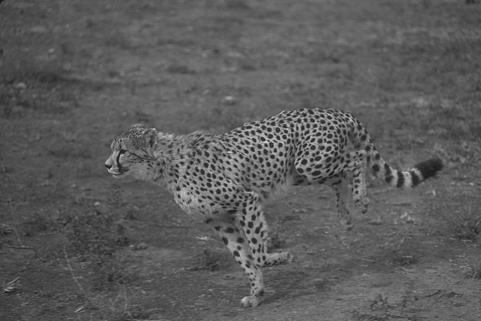
#> input picture input1.jpeg, 481 x 321 px, found by its file name
$ jupyter execute --allow-errors 'graph cut from github.ipynb'   (shell and % lines are left out)
#> lines starting #> are read from the running program, lines starting #| are printed output that depends on the picture; after the words box and inside, x2 and y2 are one past the last pixel; in counts of white or black regions, pixels touching at a corner belong together
**Image segmentation as a st-min cut problem :**
- Graph with nodes:
    - 1 source --> Foreground
    - 1 sink --> Background
    - Pixels
- Edges :
    - probability of i being background : -log(abs(I[i,j] - Ibmean)/(abs(I[i,j] - Ifmean)+abs(I[i,j] - Ibmean)))
    - weight from sink to i: probabilty of i being background/sum of probabilities
    - weight from source to i: probabilty of i being foreground/sum of probabilities
    - Edges between two pixels : weight from i to a 4-neighbourhood pixel:
                                K * e−|Ii−Ij|2 / s
                                 where k and s are parameters that determine hwo close the neighboring pixels are how fast the values
                                 decay towards zero with increasing dissimilarity
                                 --> care different cases for left (only right, top, pixels, right, top and bottom pixels
--> Create the graph as it was in the other file

--> Implement Ford Fulkerson graph cut to get the residential to get the min-cut.

--> From the residual graph, you can get the min cut! Nodes can only be linked with the sink and not with the source, seek on this tomorrow

[cell 1]
import cv2
from PIL import Image
import matplotlib.pyplot as plt
import numpy as np

gamma = 0.001
fore = (225,142,279,185)
back = (7,120,61,163)

class Graph:
    def __init__(self, sink_node):
        self.source_node = sink_node-1
        self.sink_node = sink_node
        self.graph = np.zeros((sink_node+1, sink_node+1))
        self.ROW = sink_node + 1

    def add_terminal_edge(self, node, source_weight, sink_weight):
        self.graph[self.source_node][node] = source_weight
        self.graph[node][self.sink_node] = sink_weight

    def add_edge(self, node1, node2, weight):
        self.graph[node1][node2] = weight

    '''Returns true if there is a path from source 's' to sink 't' in
    residual graph. Also fills parent[] to store the path '''
    # [64 lines left out: functions BFS, FordFulkerson, not called in this run]


def create_graph_from_images(img_path, gamma, fore, back):
#> called with img_path = 'input1.jpeg', gamma = 0.001, fore = (225, 142, 279, 185), back = (7, 120, 61, 163)
    I = (Image.open(img_path).convert('L')) # read image
#> I is the input picture: PIL image 481x321 L; min 13, max 220, mean 91.1

    If = I.crop(fore) # take a part of the foreground
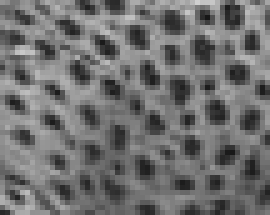
#> If: PIL image 54x43 L (shown 5 times larger); min 23, max 207, mean 111.9
    Ib = I.crop(back) # take a part of the background
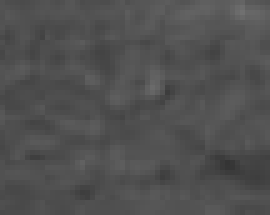
#> Ib: PIL image 54x43 L (shown 5 times larger); min 52, max 112, mean 80.5
    I,If,Ib = np.array(I),np.array(If),np.array(Ib) # convert all the images to arrays to calculation

    hist_if = cv2.calcHist([If],[0],None,[256],[0,256])
#> hist_if = 256 values, max 36 at index 104, min 0 at index 0, mean 9.07
    hist_ib = cv2.calcHist([Ib],[0],None,[256],[0,256])
#> hist_ib = 256 values, max 174 at index 83, min 0 at index 0, mean 9.07

    Ifmean = np.argmax(hist_if)
#> Ifmean = 104
    Ibmean = np.argmax(hist_ib)
#> Ibmean = 83

    Im = I.copy().flatten().astype('int') #Coverting the image array to a vector for ease.
    m,n = I.shape[0],I.shape[1] # copy the size
#> m = 321; n = 481

    source_node = m*n
#> source_node = 154401
    sink_node = m*n+1
#> sink_node = 154402

    graph = Graph(sink_node)

    # Define the probability with background and foreground
    F = np.zeros(I.shape)
    B = np.zeros(I.shape)

    for i in range(I.shape[0]): # Defining the Probability function....
        for j in range(I.shape[1]):
            diff_back = abs(I[i,j] - Ifmean)
            diff_fore = abs(I[i,j] - Ibmean)
            den = diff_back + diff_fore

            # Probability of a pixel being foreground
            if diff_fore > 0:
                F[i,j] = -np.log(diff_fore/den)
            else:
                F[i,j] = 100

            # Probability of a pixel being background
            if diff_back > 0:
                B[i,j] = -np.log(diff_back/den)
            else:
                B[i, j]= 100

    F,B = F.flatten(), B.flatten() # convertingb  to column vector for ease

    for i in range(m*n): #checking the 4-neighborhood pixels
        ws=(F[i]/(F[i]+B[i])) # source weight
        wt=(B[i]/(F[i]+B[i])) # sink weight
        graph.add_terminal_edge(i, ws, wt)

        pixels_to_update = [i-1, i+1, i-n, i+n]

        for pixel_to_update in pixels_to_update:
            if 0 <= pixel_to_update < m*n:
                weight = np.exp(-gamma*((abs(Im[i]-Im[pixel_to_update])**2)))
                graph.add_edge(i, pixel_to_update, weight)

    max_flow, res_graph = graph.FordFulkerson(source_node, sink_node)

    print(f'max_flow is {max_flow}')

#> (the rest of this cell did not finish here and is left out)

[cell 2]
import networkx as nx

[cell 3]
G = nx.DiGraph()
G.add_edge("x", "a", capacity=2.0)
G.add_edge("x", "b", capacity=4.0)
G.add_edge("a", "b", capacity=3.0)
G.add_edge("a", "y", capacity=1.0)
G.add_edge("b", "y", capacity=2.0)

[cell 4]
nx.draw(G)
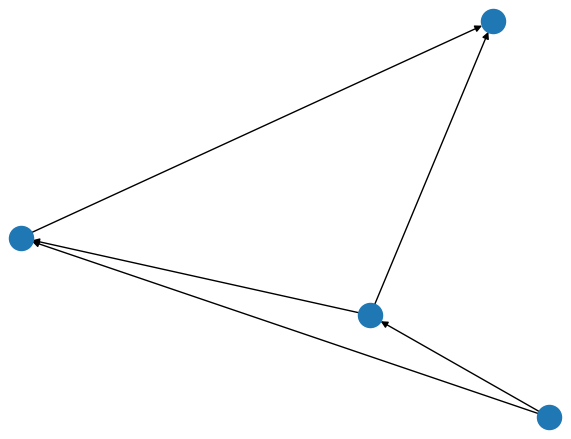
#> figure drawn by matplotlib, 1 panel

$ run again, with input2.jpeg copied over input1.jpeg
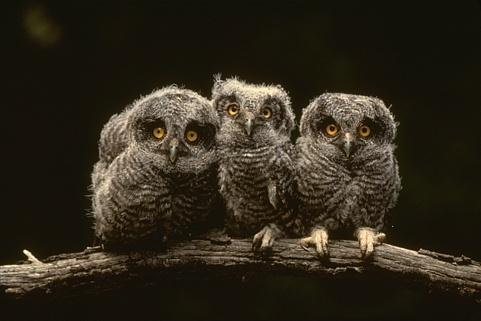
#> input picture input2.jpeg, 481 x 321 px, found by its file name
#> in create_graph_from_images, `I = (Image.open(img_path).convert('L'))`:
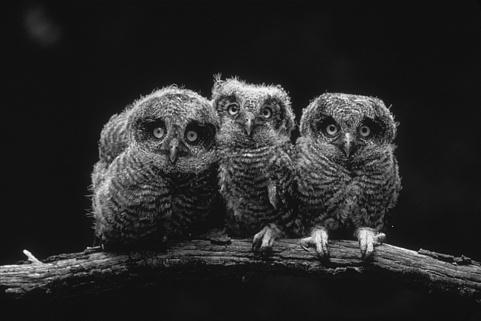
#> I: PIL image 481x321 L; min 2, max 252, mean 41.1
#> in create_graph_from_images, `Ib = I.crop(back)`:
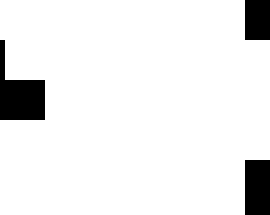
#> Ib: PIL image 54x43 L (shown 5 times larger); values 17 (black) and 18 (white), 92.5% white; 3 black regions, box (x1, y1, x2, y2) and area: (0, 8, 9, 24) 80, (49, 32, 54, 43) 55, (49, 0, 54, 8) 40
#> hist_if = 256 values, max 41 at index 44, min 0 at index 0, mean 9.07
#> hist_ib = 256 values, max 2147 at index 18, min 0 at index 0, mean 9.07
#> Ifmean = 44
#> Ibmean = 18
